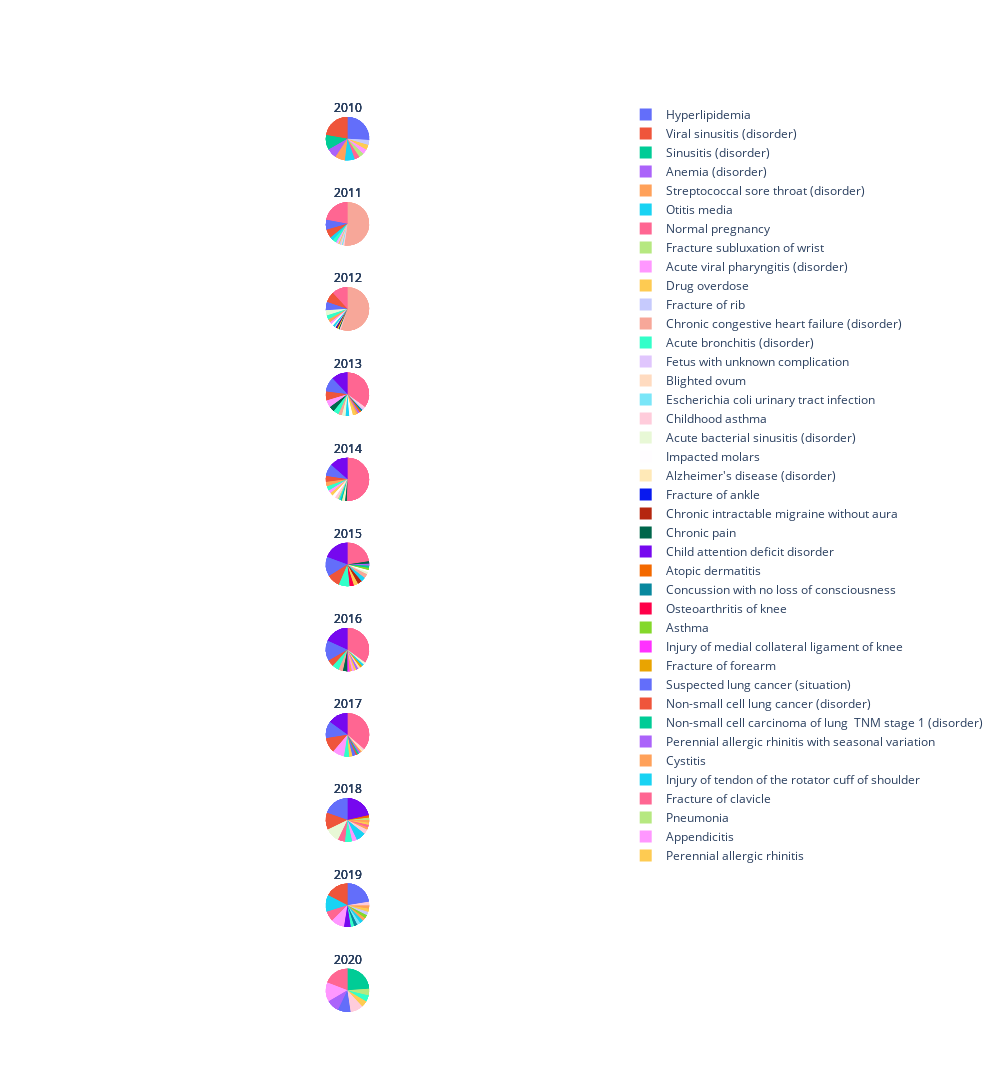

The code cell stored with this chart in its notebook:
### Code cell
row=1
for year,group in df.groupby(["YEAR"]):
    counts=group["REASON"].value_counts()
    fig.append_trace(go.Pie(title=year,labels=counts.index,values=counts.values,textinfo="none"),row=row,col=1)
    row+=1
fig.update_layout(height=4000, width=1000)
fig.show()

### Figure 1 — Plotly figure (JSON) as saved in the notebook; plotly's stock layout.template omitted (floating-point values rounded to 4 significant figures)
{"data": [{"domain": {"x": [0, 1], "y": [0.9339, 1]}, "labels": ["Hyperlipidemia", "Viral sinusitis (disorder)", "Sinusitis (disorder)", "Anemia (disorder)", "Streptococcal sore throat (disorder)", "Otitis media", "Normal pregnancy", "Fracture subluxation of wrist", "Acute viral pharyngitis (disorder)", "Drug overdose", "Fracture of rib"], "textinfo": "none", "title": {"text": "2010"}, "type": "pie", "values": [7, 6, 3, 2, 2, 2, 1, 1, 1, 1, 1]}, {"domain": {"x": [0, 1], "y": [0.8405, 0.9066]}, "labels": ["Chronic congestive heart failure (disorder)", "Normal pregnancy", "Hyperlipidemia", "Viral sinusitis (disorder)", "Otitis media", "Acute bronchitis (disorder)", "Acute viral pharyngitis (disorder)", "Fetus with unknown complication", "Drug overdose", "Fracture of rib", "Blighted ovum", "Escherichia coli urinary tract infection", "Childhood asthma"], "textinfo": "none", "title": {"text": "2011"}, "type": "pie", "values": [57, 24, 8, 7, 3, 3, 1, 1, 1, 1, 1, 1, 1]}, {"domain": {"x": [0, 1], "y": [0.7471, 0.8132]}, "labels": ["Chronic congestive heart failure (disorder)", "Normal pregnancy", "Viral sinusitis (disorder)", "Hyperlipidemia", "Acute bacterial sinusitis (disorder)", "Acute bronchitis (disorder)", "Streptococcal sore throat (disorder)", "Acute viral pharyngitis (disorder)", "Impacted molars", "Otitis media", "Alzheimer's disease (disorder)", "Fracture of ankle", "Chronic intractable migraine without aura", "Drug overdose", "Chronic pain", "Childhood asthma"], "textinfo": "none", "title": {"text": "2012"}, "type": "pie", "values": [70, 15, 10, 8, 5, 4, 3, 2, 2, 2, 1, 1, 1, 1, 1, 1]}, {"domain": {"x": [0, 1], "y": [0.6537, 0.7198]}, "labels": ["Normal pregnancy", "Child attention deficit disorder", "Hyperlipidemia", "Viral sinusitis (disorder)", "Acute viral pharyngitis (disorder)", "Chronic pain", "Acute bronchitis (disorder)", "Chronic congestive heart failure (disorder)", "Acute bacterial sinusitis (disorder)", "Otitis media", "Impacted molars", "Drug overdose", "Streptococcal sore throat (disorder)", "Anemia (disorder)", "Atopic dermatitis", "Concussion with no loss of consciousness", "Fetus with unknown complication", "Childhood asthma"], "textinfo": "none", "title": {"text": "2013"}, "type": "pie", "values": [26, 9, 8, 5, 4, 3, 3, 2, 2, 2, 2, 2, 1, 1, 1, 1, 1, 1]}, {"domain": {"x": [0, 1], "y": [0.5603, 0.6264]}, "labels": ["Normal pregnancy", "Child attention deficit disorder", "Hyperlipidemia", "Viral sinusitis (disorder)", "Streptococcal sore throat (disorder)", "Acute bronchitis (disorder)", "Acute viral pharyngitis (disorder)", "Drug overdose", "Impacted molars", "Childhood asthma", "Fracture subluxation of wrist", "Otitis media", "Sinusitis (disorder)", "Alzheimer's disease (disorder)", "Acute bacterial sinusitis (disorder)", "Chronic pain"], "textinfo": "none", "title": {"text": "2014"}, "type": "pie", "values": [45, 12, 8, 4, 3, 3, 2, 2, 2, 2, 1, 1, 1, 1, 1, 1]}, {"domain": {"x": [0, 1], "y": [0.4669, 0.5331]}, "labels": ["Normal pregnancy", "Child attention deficit disorder", "Hyperlipidemia", "Viral sinusitis (disorder)", "Acute bronchitis (disorder)", "Osteoarthritis of knee", "Drug overdose", "Chronic intractable migraine without aura", "Otitis media", "Chronic congestive heart failure (disorder)", "Acute bacterial sinusitis (disorder)", "Impacted molars", "Asthma", "Sinusitis (disorder)", "Anemia (disorder)", "Chronic pain"], "textinfo": "none", "title": {"text": "2015"}, "type": "pie", "values": [14, 12, 9, 6, 5, 2, 2, 2, 2, 2, 1, 1, 1, 1, 1, 1]}, {"domain": {"x": [0, 1], "y": [0.3736, 0.4397]}, "labels": ["Normal pregnancy", "Child attention deficit disorder", "Hyperlipidemia", "Viral sinusitis (disorder)", "Acute bronchitis (disorder)", "Chronic congestive heart failure (disorder)", "Chronic pain", "Injury of medial collateral ligament of knee", "Streptococcal sore throat (disorder)", "Acute viral pharyngitis (disorder)", "Drug overdose", "Anemia (disorder)", "Blighted ovum", "Fracture of forearm", "Otitis media", "Acute bacterial sinusitis (disorder)"], "textinfo": "none", "title": {"text": "2016"}, "type": "pie", "values": [21, 11, 9, 3, 3, 2, 2, 1, 1, 1, 1, 1, 1, 1, 1, 1]}, {"domain": {"x": [0, 1], "y": [0.2802, 0.3463]}, "labels": ["Normal pregnancy", "Child attention deficit disorder", "Hyperlipidemia", "Viral sinusitis (disorder)", "Acute viral pharyngitis (disorder)", "Acute bronchitis (disorder)", "Drug overdose", "Suspected lung cancer (situation)", "Non-small cell lung cancer (disorder)", "Non-small cell carcinoma of lung  TNM stage 1 (disorder)", "Perennial allergic rhinitis with seasonal variation", "Cystitis", "Alzheimer's disease (disorder)", "Childhood asthma"], "textinfo": "none", "title": {"text": "2017"}, "type": "pie", "values": [29, 12, 10, 9, 7, 3, 2, 2, 1, 1, 1, 1, 1, 1]}, {"domain": {"x": [0, 1], "y": [0.1868, 0.2529]}, "labels": ["Child attention deficit disorder", "Hyperlipidemia", "Viral sinusitis (disorder)", "Acute bacterial sinusitis (disorder)", "Normal pregnancy", "Acute bronchitis (disorder)", "Acute viral pharyngitis (disorder)", "Otitis media", "Injury of tendon of the rotator cuff of shoulder", "Childhood asthma", "Streptococcal sore throat (disorder)", "Fracture of clavicle", "Drug overdose", "Cystitis", "Pneumonia", "Atopic dermatitis"], "textinfo": "none", "title": {"text": "2018"}, "type": "pie", "values": [12, 11, 7, 6, 3, 3, 2, 2, 2, 2, 1, 1, 1, 1, 1, 1]}, {"domain": {"x": [0, 1], "y": [0.09339, 0.1595]}, "labels": ["Hyperlipidemia", "Viral sinusitis (disorder)", "Otitis media", "Normal pregnancy", "Appendicitis", "Acute viral pharyngitis (disorder)", "Child attention deficit disorder", "Acute bronchitis (disorder)", "Concussion with no loss of consciousness", "Escherichia coli urinary tract infection", "Injury of tendon of the rotator cuff of shoulder", "Cystitis", "Asthma", "Fracture of rib", "Drug overdose", "Streptococcal sore throat (disorder)", "Childhood asthma"], "textinfo": "none", "title": {"text": "2019"}, "type": "pie", "values": [9, 7, 5, 3, 2, 2, 2, 1, 1, 1, 1, 1, 1, 1, 1, 1, 1]}, {"domain": {"x": [0, 1], "y": [0, 0.06612]}, "labels": ["Sinusitis (disorder)", "Normal pregnancy", "Acute viral pharyngitis (disorder)", "Perennial allergic rhinitis with seasonal variation", "Hyperlipidemia", "Childhood asthma", "Perennial allergic rhinitis", "Acute bronchitis (disorder)", "Fracture subluxation of wrist"], "textinfo": "none", "title": {"text": "2020"}, "type": "pie", "values": [5, 4, 3, 2, 2, 2, 1, 1, 1]}, {"domain": {"x": [0, 1], "y": [0.9339, 1]}, "labels": ["Hyperlipidemia", "Viral sinusitis (disorder)", "Sinusitis (disorder)", "Anemia (disorder)", "Streptococcal sore throat (disorder)", "Otitis media", "Normal pregnancy", "Fracture subluxation of wrist", "Acute viral pharyngitis (disorder)", "Drug overdose", "Fracture of rib"], "textinfo": "none", "title": {"text": "2010"}, "type": "pie", "values": [7, 6, 3, 2, 2, 2, 1, 1, 1, 1, 1]}, {"domain": {"x": [0, 1], "y": [0.8405, 0.9066]}, "labels": ["Chronic congestive heart failure (disorder)", "Normal pregnancy", "Hyperlipidemia", "Viral sinusitis (disorder)", "Otitis media", "Acute bronchitis (disorder)", "Acute viral pharyngitis (disorder)", "Fetus with unknown complication", "Drug overdose", "Fracture of rib", "Blighted ovum", "Escherichia coli urinary tract infection", "Childhood asthma"], "textinfo": "none", "title": {"text": "2011"}, "type": "pie", "values": [57, 24, 8, 7, 3, 3, 1, 1, 1, 1, 1, 1, 1]}, {"domain": {"x": [0, 1], "y": [0.7471, 0.8132]}, "labels": ["Chronic congestive heart failure (disorder)", "Normal pregnancy", "Viral sinusitis (disorder)", "Hyperlipidemia", "Acute bacterial sinusitis (disorder)", "Acute bronchitis (disorder)", "Streptococcal sore throat (disorder)", "Acute viral pharyngitis (disorder)", "Impacted molars", "Otitis media", "Alzheimer's disease (disorder)", "Fracture of ankle", "Chronic intractable migraine without aura", "Drug overdose", "Chronic pain", "Childhood asthma"], "textinfo": "none", "title": {"text": "2012"}, "type": "pie", "values": [70, 15, 10, 8, 5, 4, 3, 2, 2, 2, 1, 1, 1, 1, 1, 1]}, {"domain": {"x": [0, 1], "y": [0.6537, 0.7198]}, "labels": ["Normal pregnancy", "Child attention deficit disorder", "Hyperlipidemia", "Viral sinusitis (disorder)", "Acute viral pharyngitis (disorder)", "Chronic pain", "Acute bronchitis (disorder)", "Chronic congestive heart failure (disorder)", "Acute bacterial sinusitis (disorder)", "Otitis media", "Impacted molars", "Drug overdose", "Streptococcal sore throat (disorder)", "Anemia (disorder)", "Atopic dermatitis", "Concussion with no loss of consciousness", "Fetus with unknown complication", "Childhood asthma"], "textinfo": "none", "title": {"text": "2013"}, "type": "pie", "values": [26, 9, 8, 5, 4, 3, 3, 2, 2, 2, 2, 2, 1, 1, 1, 1, 1, 1]}, {"domain": {"x": [0, 1], "y": [0.5603, 0.6264]}, "labels": ["Normal pregnancy", "Child attention deficit disorder", "Hyperlipidemia", "Viral sinusitis (disorder)", "Streptococcal sore throat (disorder)", "Acute bronchitis (disorder)", "Acute viral pharyngitis (disorder)", "Drug overdose", "Impacted molars", "Childhood asthma", "Fracture subluxation of wrist", "Otitis media", "Sinusitis (disorder)", "Alzheimer's disease (disorder)", "Acute bacterial sinusitis (disorder)", "Chronic pain"], "textinfo": "none", "title": {"text": "2014"}, "type": "pie", "values": [45, 12, 8, 4, 3, 3, 2, 2, 2, 2, 1, 1, 1, 1, 1, 1]}, {"domain": {"x": [0, 1], "y": [0.4669, 0.5331]}, "labels": ["Normal pregnancy", "Child attention deficit disorder", "Hyperlipidemia", "Viral sinusitis (disorder)", "Acute bronchitis (disorder)", "Osteoarthritis of knee", "Drug overdose", "Chronic intractable migraine without aura", "Otitis media", "Chronic congestive heart failure (disorder)", "Acute bacterial sinusitis (disorder)", "Impacted molars", "Asthma", "Sinusitis (disorder)", "Anemia (disorder)", "Chronic pain"], "textinfo": "none", "title": {"text": "2015"}, "type": "pie", "values": [14, 12, 9, 6, 5, 2, 2, 2, 2, 2, 1, 1, 1, 1, 1, 1]}, {"domain": {"x": [0, 1], "y": [0.3736, 0.4397]}, "labels": ["Normal pregnancy", "Child attention deficit disorder", "Hyperlipidemia", "Viral sinusitis (disorder)", "Acute bronchitis (disorder)", "Chronic congestive heart failure (disorder)", "Chronic pain", "Injury of medial collateral ligament of knee", "Streptococcal sore throat (disorder)", "Acute viral pharyngitis (disorder)", "Drug overdose", "Anemia (disorder)", "Blighted ovum", "Fracture of forearm", "Otitis media", "Acute bacterial sinusitis (disorder)"], "textinfo": "none", "title": {"text": "2016"}, "type": "pie", "values": [21, 11, 9, 3, 3, 2, 2, 1, 1, 1, 1, 1, 1, 1, 1, 1]}, {"domain": {"x": [0, 1], "y": [0.2802, 0.3463]}, "labels": ["Normal pregnancy", "Child attention deficit disorder", "Hyperlipidemia", "Viral sinusitis (disorder)", "Acute viral pharyngitis (disorder)", "Acute bronchitis (disorder)", "Drug overdose", "Suspected lung cancer (situation)", "Non-small cell lung cancer (disorder)", "Non-small cell carcinoma of lung  TNM stage 1 (disorder)", "Perennial allergic rhinitis with seasonal variation", "Cystitis", "Alzheimer's disease (disorder)", "Childhood asthma"], "textinfo": "none", "title": {"text": "2017"}, "type": "pie", "values": [29, 12, 10, 9, 7, 3, 2, 2, 1, 1, 1, 1, 1, 1]}, {"domain": {"x": [0, 1], "y": [0.1868, 0.2529]}, "labels": ["Child attention deficit disorder", "Hyperlipidemia", "Viral sinusitis (disorder)", "Acute bacterial sinusitis (disorder)", "Normal pregnancy", "Acute bronchitis (disorder)", "Acute viral pharyngitis (disorder)", "Otitis media", "Injury of tendon of the rotator cuff of shoulder", "Childhood asthma", "Streptococcal sore throat (disorder)", "Fracture of clavicle", "Drug overdose", "Cystitis", "Pneumonia", "Atopic dermatitis"], "textinfo": "none", "title": {"text": "2018"}, "type": "pie", "values": [12, 11, 7, 6, 3, 3, 2, 2, 2, 2, 1, 1, 1, 1, 1, 1]}, {"domain": {"x": [0, 1], "y": [0.09339, 0.1595]}, "labels": ["Hyperlipidemia", "Viral sinusitis (disorder)", "Otitis media", "Normal pregnancy", "Appendicitis", "Acute viral pharyngitis (disorder)", "Child attention deficit disorder", "Acute bronchitis (disorder)", "Concussion with no loss of consciousness", "Escherichia coli urinary tract infection", "Injury of tendon of the rotator cuff of shoulder", "Cystitis", "Asthma", "Fracture of rib", "Drug overdose", "Streptococcal sore throat (disorder)", "Childhood asthma"], "textinfo": "none", "title": {"text": "2019"}, "type": "pie", "values": [9, 7, 5, 3, 2, 2, 2, 1, 1, 1, 1, 1, 1, 1, 1, 1, 1]}, {"domain": {"x": [0, 1], "y": [0, 0.06612]}, "labels": ["Sinusitis (disorder)", "Normal pregnancy", "Acute viral pharyngitis (disorder)", "Perennial allergic rhinitis with seasonal variation", "Hyperlipidemia", "Childhood asthma", "Perennial allergic rhinitis", "Acute bronchitis (disorder)", "Fracture subluxation of wrist"], "textinfo": "none", "title": {"text": "2020"}, "type": "pie", "values": [5, 4, 3, 2, 2, 2, 1, 1, 1]}, {"domain": {"x": [0, 1], "y": [0.9339, 1]}, "labels": ["Hyperlipidemia", "Viral sinusitis (disorder)", "Sinusitis (disorder)", "Anemia (disorder)", "Streptococcal sore throat (disorder)", "Otitis media", "Normal pregnancy", "Fracture subluxation of wrist", "Acute viral pharyngitis (disorder)", "Drug overdose", "Fracture of rib"], "textinfo": "none", "title": {"text": "2010"}, "type": "pie", "values": [7, 6, 3, 2, 2, 2, 1, 1, 1, 1, 1]}, {"domain": {"x": [0, 1], "y": [0.8405, 0.9066]}, "labels": ["Chronic congestive heart failure (disorder)", "Normal pregnancy", "Hyperlipidemia", "Viral sinusitis (disorder)", "Otitis media", "Acute bronchitis (disorder)", "Acute viral pharyngitis (disorder)", "Fetus with unknown complication", "Drug overdose", "Fracture of rib", "Blighted ovum", "Escherichia coli urinary tract infection", "Childhood asthma"], "textinfo": "none", "title": {"text": "2011"}, "type": "pie", "values": [57, 24, 8, 7, 3, 3, 1, 1, 1, 1, 1, 1, 1]}, {"domain": {"x": [0, 1], "y": [0.7471, 0.8132]}, "labels": ["Chronic congestive heart failure (disorder)", "Normal pregnancy", "Viral sinusitis (disorder)", "Hyperlipidemia", "Acute bacterial sinusitis (disorder)", "Acute bronchitis (disorder)", "Streptococcal sore throat (disorder)", "Acute viral pharyngitis (disorder)", "Impacted molars", "Otitis media", "Alzheimer's disease (disorder)", "Fracture of ankle", "Chronic intractable migraine without aura", "Drug overdose", "Chronic pain", "Childhood asthma"], "textinfo": "none", "title": {"text": "2012"}, "type": "pie", "values": [70, 15, 10, 8, 5, 4, 3, 2, 2, 2, 1, 1, 1, 1, 1, 1]}, {"domain": {"x": [0, 1], "y": [0.6537, 0.7198]}, "labels": ["Normal pregnancy", "Child attention deficit disorder", "Hyperlipidemia", "Viral sinusitis (disorder)", "Acute viral pharyngitis (disorder)", "Chronic pain", "Acute bronchitis (disorder)", "Chronic congestive heart failure (disorder)", "Acute bacterial sinusitis (disorder)", "Otitis media", "Impacted molars", "Drug overdose", "Streptococcal sore throat (disorder)", "Anemia (disorder)", "Atopic dermatitis", "Concussion with no loss of consciousness", "Fetus with unknown complication", "Childhood asthma"], "textinfo": "none", "title": {"text": "2013"}, "type": "pie", "values": [26, 9, 8, 5, 4, 3, 3, 2, 2, 2, 2, 2, 1, 1, 1, 1, 1, 1]}, {"domain": {"x": [0, 1], "y": [0.5603, 0.6264]}, "labels": ["Normal pregnancy", "Child attention deficit disorder", "Hyperlipidemia", "Viral sinusitis (disorder)", "Streptococcal sore throat (disorder)", "Acute bronchitis (disorder)", "Acute viral pharyngitis (disorder)", "Drug overdose", "Impacted molars", "Childhood asthma", "Fracture subluxation of wrist", "Otitis media", "Sinusitis (disorder)", "Alzheimer's disease (disorder)", "Acute bacterial sinusitis (disorder)", "Chronic pain"], "textinfo": "none", "title": {"text": "2014"}, "type": "pie", "values": [45, 12, 8, 4, 3, 3, 2, 2, 2, 2, 1, 1, 1, 1, 1, 1]}, {"domain": {"x": [0, 1], "y": [0.4669, 0.5331]}, "labels": ["Normal pregnancy", "Child attention deficit disorder", "Hyperlipidemia", "Viral sinusitis (disorder)", "Acute bronchitis (disorder)", "Osteoarthritis of knee", "Drug overdose", "Chronic intractable migraine without aura", "Otitis media", "Chronic congestive heart failure (disorder)", "Acute bacterial sinusitis (disorder)", "Impacted molars", "Asthma", "Sinusitis (disorder)", "Anemia (disorder)", "Chronic pain"], "textinfo": "none", "title": {"text": "2015"}, "type": "pie", "values": [14, 12, 9, 6, 5, 2, 2, 2, 2, 2, 1, 1, 1, 1, 1, 1]}, {"domain": {"x": [0, 1], "y": [0.3736, 0.4397]}, "labels": ["Normal pregnancy", "Child attention deficit disorder", "Hyperlipidemia", "Viral sinusitis (disorder)", "Acute bronchitis (disorder)", "Chronic congestive heart failure (disorder)", "Chronic pain", "Injury of medial collateral ligament of knee", "Streptococcal sore throat (disorder)", "Acute viral pharyngitis (disorder)", "Drug overdose", "Anemia (disorder)", "Blighted ovum", "Fracture of forearm", "Otitis media", "Acute bacterial sinusitis (disorder)"], "textinfo": "none", "title": {"text": "2016"}, "type": "pie", "values": [21, 11, 9, 3, 3, 2, 2, 1, 1, 1, 1, 1, 1, 1, 1, 1]}, {"domain": {"x": [0, 1], "y": [0.2802, 0.3463]}, "labels": ["Normal pregnancy", "Child attention deficit disorder", "Hyperlipidemia", "Viral sinusitis (disorder)", "Acute viral pharyngitis (disorder)", "Acute bronchitis (disorder)", "Drug overdose", "Suspected lung cancer (situation)", "Non-small cell lung cancer (disorder)", "Non-small cell carcinoma of lung  TNM stage 1 (disorder)", "Perennial allergic rhinitis with seasonal variation", "Cystitis", "Alzheimer's disease (disorder)", "Childhood asthma"], "textinfo": "none", "title": {"text": "2017"}, "type": "pie", "values": [29, 12, 10, 9, 7, 3, 2, 2, 1, 1, 1, 1, 1, 1]}, {"domain": {"x": [0, 1], "y": [0.1868, 0.2529]}, "labels": ["Child attention deficit disorder", "Hyperlipidemia", "Viral sinusitis (disorder)", "Acute bacterial sinusitis (disorder)", "Normal pregnancy", "Acute bronchitis (disorder)", "Acute viral pharyngitis (disorder)", "Otitis media", "Injury of tendon of the rotator cuff of shoulder", "Childhood asthma", "Streptococcal sore throat (disorder)", "Fracture of clavicle", "Drug overdose", "Cystitis", "Pneumonia", "Atopic dermatitis"], "textinfo": "none", "title": {"text": "2018"}, "type": "pie", "values": [12, 11, 7, 6, 3, 3, 2, 2, 2, 2, 1, 1, 1, 1, 1, 1]}, {"domain": {"x": [0, 1], "y": [0.09339, 0.1595]}, "labels": ["Hyperlipidemia", "Viral sinusitis (disorder)", "Otitis media", "Normal pregnancy", "Appendicitis", "Acute viral pharyngitis (disorder)", "Child attention deficit disorder", "Acute bronchitis (disorder)", "Concussion with no loss of consciousness", "Escherichia coli urinary tract infection", "Injury of tendon of the rotator cuff of shoulder", "Cystitis", "Asthma", "Fracture of rib", "Drug overdose", "Streptococcal sore throat (disorder)", "Childhood asthma"], "textinfo": "none", "title": {"text": "2019"}, "type": "pie", "values": [9, 7, 5, 3, 2, 2, 2, 1, 1, 1, 1, 1, 1, 1, 1, 1, 1]}, {"domain": {"x": [0, 1], "y": [0, 0.06612]}, "labels": ["Sinusitis (disorder)", "Normal pregnancy", "Acute viral pharyngitis (disorder)", "Perennial allergic rhinitis with seasonal variation", "Hyperlipidemia", "Childhood asthma", "Perennial allergic rhinitis", "Acute bronchitis (disorder)", "Fracture subluxation of wrist"], "textinfo": "none", "title": {"text": "2020"}, "type": "pie", "values": [5, 4, 3, 2, 2, 2, 1, 1, 1]}, {"domain": {"x": [0, 1], "y": [0.9339, 1]}, "labels": ["Hyperlipidemia", "Viral sinusitis (disorder)", "Sinusitis (disorder)", "Anemia (disorder)", "Streptococcal sore throat (disorder)", "Otitis media", "Normal pregnancy", "Fracture subluxation of wrist", "Acute viral pharyngitis (disorder)", "Drug overdose", "Fracture of rib"], "textinfo": "none", "title": {"text": "2010"}, "type": "pie", "values": [7, 6, 3, 2, 2, 2, 1, 1, 1, 1, 1]}, {"domain": {"x": [0, 1], "y": [0.8405, 0.9066]}, "labels": ["Chronic congestive heart failure (disorder)", "Normal pregnancy", "Hyperlipidemia", "Viral sinusitis (disorder)", "Otitis media", "Acute bronchitis (disorder)", "Acute viral pharyngitis (disorder)", "Fetus with unknown complication", "Drug overdose", "Fracture of rib", "Blighted ovum", "Escherichia coli urinary tract infection", "Childhood asthma"], "textinfo": "none", "title": {"text": "2011"}, "type": "pie", "values": [57, 24, 8, 7, 3, 3, 1, 1, 1, 1, 1, 1, 1]}, {"domain": {"x": [0, 1], "y": [0.7471, 0.8132]}, "labels": ["Chronic congestive heart failure (disorder)", "Normal pregnancy", "Viral sinusitis (disorder)", "Hyperlipidemia", "Acute bacterial sinusitis (disorder)", "Acute bronchitis (disorder)", "Streptococcal sore throat (disorder)", "Acute viral pharyngitis (disorder)", "Impacted molars", "Otitis media", "Alzheimer's disease (disorder)", "Fracture of ankle", "Chronic intractable migraine without aura", "Drug overdose", "Chronic pain", "Childhood asthma"], "textinfo": "none", "title": {"text": "2012"}, "type": "pie", "values": [70, 15, 10, 8, 5, 4, 3, 2, 2, 2, 1, 1, 1, 1, 1, 1]}, {"domain": {"x": [0, 1], "y": [0.6537, 0.7198]}, "labels": ["Normal pregnancy", "Child attention deficit disorder", "Hyperlipidemia", "Viral sinusitis (disorder)", "Acute viral pharyngitis (disorder)", "Chronic pain", "Acute bronchitis (disorder)", "Chronic congestive heart failure (disorder)", "Acute bacterial sinusitis (disorder)", "Otitis media", "Impacted molars", "Drug overdose", "Streptococcal sore throat (disorder)", "Anemia (disorder)", "Atopic dermatitis", "Concussion with no loss of consciousness", "Fetus with unknown complication", "Childhood asthma"], "textinfo": "none", "title": {"text": "2013"}, "type": "pie", "values": [26, 9, 8, 5, 4, 3, 3, 2, 2, 2, 2, 2, 1, 1, 1, 1, 1, 1]}, {"domain": {"x": [0, 1], "y": [0.5603, 0.6264]}, "labels": ["Normal pregnancy", "Child attention deficit disorder", "Hyperlipidemia", "Viral sinusitis (disorder)", "Streptococcal sore throat (disorder)", "Acute bronchitis (disorder)", "Acute viral pharyngitis (disorder)", "Drug overdose", "Impacted molars", "Childhood asthma", "Fracture subluxation of wrist", "Otitis media", "Sinusitis (disorder)", "Alzheimer's disease (disorder)", "Acute bacterial sinusitis (disorder)", "Chronic pain"], "textinfo": "none", "title": {"text": "2014"}, "type": "pie", "values": [45, 12, 8, 4, 3, 3, 2, 2, 2, 2, 1, 1, 1, 1, 1, 1]}, {"domain": {"x": [0, 1], "y": [0.4669, 0.5331]}, "labels": ["Normal pregnancy", "Child attention deficit disorder", "Hyperlipidemia", "Viral sinusitis (disorder)", "Acute bronchitis (disorder)", "Osteoarthritis of knee", "Drug overdose", "Chronic intractable migraine without aura", "Otitis media", "Chronic congestive heart failure (disorder)", "Acute bacterial sinusitis (disorder)", "Impacted molars", "Asthma", "Sinusitis (disorder)", "Anemia (disorder)", "Chronic pain"], "textinfo": "none", "title": {"text": "2015"}, "type": "pie", "values": [14, 12, 9, 6, 5, 2, 2, 2, 2, 2, 1, 1, 1, 1, 1, 1]}, {"domain": {"x": [0, 1], "y": [0.3736, 0.4397]}, "labels": ["Normal pregnancy", "Child attention deficit disorder", "Hyperlipidemia", "Viral sinusitis (disorder)", "Acute bronchitis (disorder)", "Chronic congestive heart failure (disorder)", "Chronic pain", "Injury of medial collateral ligament of knee", "Streptococcal sore throat (disorder)", "Acute viral pharyngitis (disorder)", "Drug overdose", "Anemia (disorder)", "Blighted ovum", "Fracture of forearm", "Otitis media", "Acute bacterial sinusitis (disorder)"], "textinfo": "none", "title": {"text": "2016"}, "type": "pie", "values": [21, 11, 9, 3, 3, 2, 2, 1, 1, 1, 1, 1, 1, 1, 1, 1]}, {"domain": {"x": [0, 1], "y": [0.2802, 0.3463]}, "labels": ["Normal pregnancy", "Child attention deficit disorder", "Hyperlipidemia", "Viral sinusitis (disorder)", "Acute viral pharyngitis (disorder)", "Acute bronchitis (disorder)", "Drug overdose", "Suspected lung cancer (situation)", "Non-small cell lung cancer (disorder)", "Non-small cell carcinoma of lung  TNM stage 1 (disorder)", "Perennial allergic rhinitis with seasonal variation", "Cystitis", "Alzheimer's disease (disorder)", "Childhood asthma"], "textinfo": "none", "title": {"text": "2017"}, "type": "pie", "values": [29, 12, 10, 9, 7, 3, 2, 2, 1, 1, 1, 1, 1, 1]}, {"domain": {"x": [0, 1], "y": [0.1868, 0.2529]}, "labels": ["Child attention deficit disorder", "Hyperlipidemia", "Viral sinusitis (disorder)", "Acute bacterial sinusitis (disorder)", "Normal pregnancy", "Acute bronchitis (disorder)", "Acute viral pharyngitis (disorder)", "Otitis media", "Injury of tendon of the rotator cuff of shoulder", "Childhood asthma", "Streptococcal sore throat (disorder)", "Fracture of clavicle", "Drug overdose", "Cystitis", "Pneumonia", "Atopic dermatitis"], "textinfo": "none", "title": {"text": "2018"}, "type": "pie", "values": [12, 11, 7, 6, 3, 3, 2, 2, 2, 2, 1, 1, 1, 1, 1, 1]}, {"domain": {"x": [0, 1], "y": [0.09339, 0.1595]}, "labels": ["Hyperlipidemia", "Viral sinusitis (disorder)", "Otitis media", "Normal pregnancy", "Appendicitis", "Acute viral pharyngitis (disorder)", "Child attention deficit disorder", "Acute bronchitis (disorder)", "Concussion with no loss of consciousness", "Escherichia coli urinary tract infection", "Injury of tendon of the rotator cuff of shoulder", "Cystitis", "Asthma", "Fracture of rib", "Drug overdose", "Streptococcal sore throat (disorder)", "Childhood asthma"], "textinfo": "none", "title": {"text": "2019"}, "type": "pie", "values": [9, 7, 5, 3, 2, 2, 2, 1, 1, 1, 1, 1, 1, 1, 1, 1, 1]}, {"domain": {"x": [0, 1], "y": [0, 0.06612]}, "labels": ["Sinusitis (disorder)", "Normal pregnancy", "Acute viral pharyngitis (disorder)", "Perennial allergic rhinitis with seasonal variation", "Hyperlipidemia", "Childhood asthma", "Perennial allergic rhinitis", "Acute bronchitis (disorder)", "Fracture subluxation of wrist"], "textinfo": "none", "title": {"text": "2020"}, "type": "pie", "values": [5, 4, 3, 2, 2, 2, 1, 1, 1]}, {"domain": {"x": [0, 1], "y": [0.9339, 1]}, "labels": ["Hyperlipidemia", "Viral sinusitis (disorder)", "Sinusitis (disorder)", "Anemia (disorder)", "Streptococcal sore throat (disorder)", "Otitis media", "Normal pregnancy", "Fracture subluxation of wrist", "Acute viral pharyngitis (disorder)", "Drug overdose", "Fracture of rib"], "textinfo": "none", "title": {"text": "2010"}, "type": "pie", "values": [7, 6, 3, 2, 2, 2, 1, 1, 1, 1, 1]}, {"domain": {"x": [0, 1], "y": [0.8405, 0.9066]}, "labels": ["Chronic congestive heart failure (disorder)", "Normal pregnancy", "Hyperlipidemia", "Viral sinusitis (disorder)", "Otitis media", "Acute bronchitis (disorder)", "Acute viral pharyngitis (disorder)", "Fetus with unknown complication", "Drug overdose", "Fracture of rib", "Blighted ovum", "Escherichia coli urinary tract infection", "Childhood asthma"], "textinfo": "none", "title": {"text": "2011"}, "type": "pie", "values": [57, 24, 8, 7, 3, 3, 1, 1, 1, 1, 1, 1, 1]}, {"domain": {"x": [0, 1], "y": [0.7471, 0.8132]}, "labels": ["Chronic congestive heart failure (disorder)", "Normal pregnancy", "Viral sinusitis (disorder)", "Hyperlipidemia", "Acute bacterial sinusitis (disorder)", "Acute bronchitis (disorder)", "Streptococcal sore throat (disorder)", "Acute viral pharyngitis (disorder)", "Impacted molars", "Otitis media", "Alzheimer's disease (disorder)", "Fracture of ankle", "Chronic intractable migraine without aura", "Drug overdose", "Chronic pain", "Childhood asthma"], "textinfo": "none", "title": {"text": "2012"}, "type": "pie", "values": [70, 15, 10, 8, 5, 4, 3, 2, 2, 2, 1, 1, 1, 1, 1, 1]}, {"domain": {"x": [0, 1], "y": [0.6537, 0.7198]}, "labels": ["Normal pregnancy", "Child attention deficit disorder", "Hyperlipidemia", "Viral sinusitis (disorder)", "Acute viral pharyngitis (disorder)", "Chronic pain", "Acute bronchitis (disorder)", "Chronic congestive heart failure (disorder)", "Acute bacterial sinusitis (disorder)", "Otitis media", "Impacted molars", "Drug overdose", "Streptococcal sore throat (disorder)", "Anemia (disorder)", "Atopic dermatitis", "Concussion with no loss of consciousness", "Fetus with unknown complication", "Childhood asthma"], "textinfo": "none", "title": {"text": "2013"}, "type": "pie", "values": [26, 9, 8, 5, 4, 3, 3, 2, 2, 2, 2, 2, 1, 1, 1, 1, 1, 1]}, {"domain": {"x": [0, 1], "y": [0.5603, 0.6264]}, "labels": ["Normal pregnancy", "Child attention deficit disorder", "Hyperlipidemia", "Viral sinusitis (disorder)", "Streptococcal sore throat (disorder)", "Acute bronchitis (disorder)", "Acute viral pharyngitis (disorder)", "Drug overdose", "Impacted molars", "Childhood asthma", "Fracture subluxation of wrist", "Otitis media", "Sinusitis (disorder)", "Alzheimer's disease (disorder)", "Acute bacterial sinusitis (disorder)", "Chronic pain"], "textinfo": "none", "title": {"text": "2014"}, "type": "pie", "values": [45, 12, 8, 4, 3, 3, 2, 2, 2, 2, 1, 1, 1, 1, 1, 1]}, {"domain": {"x": [0, 1], "y": [0.4669, 0.5331]}, "labels": ["Normal pregnancy", "Child attention deficit disorder", "Hyperlipidemia", "Viral sinusitis (disorder)", "Acute bronchitis (disorder)", "Osteoarthritis of knee", "Drug overdose", "Chronic intractable migraine without aura", "Otitis media", "Chronic congestive heart failure (disorder)", "Acute bacterial sinusitis (disorder)", "Impacted molars", "Asthma", "Sinusitis (disorder)", "Anemia (disorder)", "Chronic pain"], "textinfo": "none", "title": {"text": "2015"}, "type": "pie", "values": [14, 12, 9, 6, 5, 2, 2, 2, 2, 2, 1, 1, 1, 1, 1, 1]}, {"domain": {"x": [0, 1], "y": [0.3736, 0.4397]}, "labels": ["Normal pregnancy", "Child attention deficit disorder", "Hyperlipidemia", "Viral sinusitis (disorder)", "Acute bronchitis (disorder)", "Chronic congestive heart failure (disorder)", "Chronic pain", "Injury of medial collateral ligament of knee", "Streptococcal sore throat (disorder)", "Acute viral pharyngitis (disorder)", "Drug overdose", "Anemia (disorder)", "Blighted ovum", "Fracture of forearm", "Otitis media", "Acute bacterial sinusitis (disorder)"], "textinfo": "none", "title": {"text": "2016"}, "type": "pie", "values": [21, 11, 9, 3, 3, 2, 2, 1, 1, 1, 1, 1, 1, 1, 1, 1]}, {"domain": {"x": [0, 1], "y": [0.2802, 0.3463]}, "labels": ["Normal pregnancy", "Child attention deficit disorder", "Hyperlipidemia", "Viral sinusitis (disorder)", "Acute viral pharyngitis (disorder)", "Acute bronchitis (disorder)", "Drug overdose", "Suspected lung cancer (situation)", "Non-small cell lung cancer (disorder)", "Non-small cell carcinoma of lung  TNM stage 1 (disorder)", "Perennial allergic rhinitis with seasonal variation", "Cystitis", "Alzheimer's disease (disorder)", "Childhood asthma"], "textinfo": "none", "title": {"text": "2017"}, "type": "pie", "values": [29, 12, 10, 9, 7, 3, 2, 2, 1, 1, 1, 1, 1, 1]}, {"domain": {"x": [0, 1], "y": [0.1868, 0.2529]}, "labels": ["Child attention deficit disorder", "Hyperlipidemia", "Viral sinusitis (disorder)", "Acute bacterial sinusitis (disorder)", "Normal pregnancy", "Acute bronchitis (disorder)", "Acute viral pharyngitis (disorder)", "Otitis media", "Injury of tendon of the rotator cuff of shoulder", "Childhood asthma", "Streptococcal sore throat (disorder)", "Fracture of clavicle", "Drug overdose", "Cystitis", "Pneumonia", "Atopic dermatitis"], "textinfo": "none", "title": {"text": "2018"}, "type": "pie", "values": [12, 11, 7, 6, 3, 3, 2, 2, 2, 2, 1, 1, 1, 1, 1, 1]}, {"domain": {"x": [0, 1], "y": [0.09339, 0.1595]}, "labels": ["Hyperlipidemia", "Viral sinusitis (disorder)", "Otitis media", "Normal pregnancy", "Appendicitis", "Acute viral pharyngitis (disorder)", "Child attention deficit disorder", "Acute bronchitis (disorder)", "Concussion with no loss of consciousness", "Escherichia coli urinary tract infection", "Injury of tendon of the rotator cuff of shoulder", "Cystitis", "Asthma", "Fracture of rib", "Drug overdose", "Streptococcal sore throat (disorder)", "Childhood asthma"], "textinfo": "none", "title": {"text": "2019"}, "type": "pie", "values": [9, 7, 5, 3, 2, 2, 2, 1, 1, 1, 1, 1, 1, 1, 1, 1, 1]}, {"domain": {"x": [0, 1], "y": [0, 0.06612]}, "labels": ["Sinusitis (disorder)", "Normal pregnancy", "Acute viral pharyngitis (disorder)", "Perennial allergic rhinitis with seasonal variation", "Hyperlipidemia", "Childhood asthma", "Perennial allergic rhinitis", "Acute bronchitis (disorder)", "Fracture subluxation of wrist"], "textinfo": "none", "title": {"text": "2020"}, "type": "pie", "values": [5, 4, 3, 2, 2, 2, 1, 1, 1]}], "layout": {"height": 4000, "width": 1000}}
